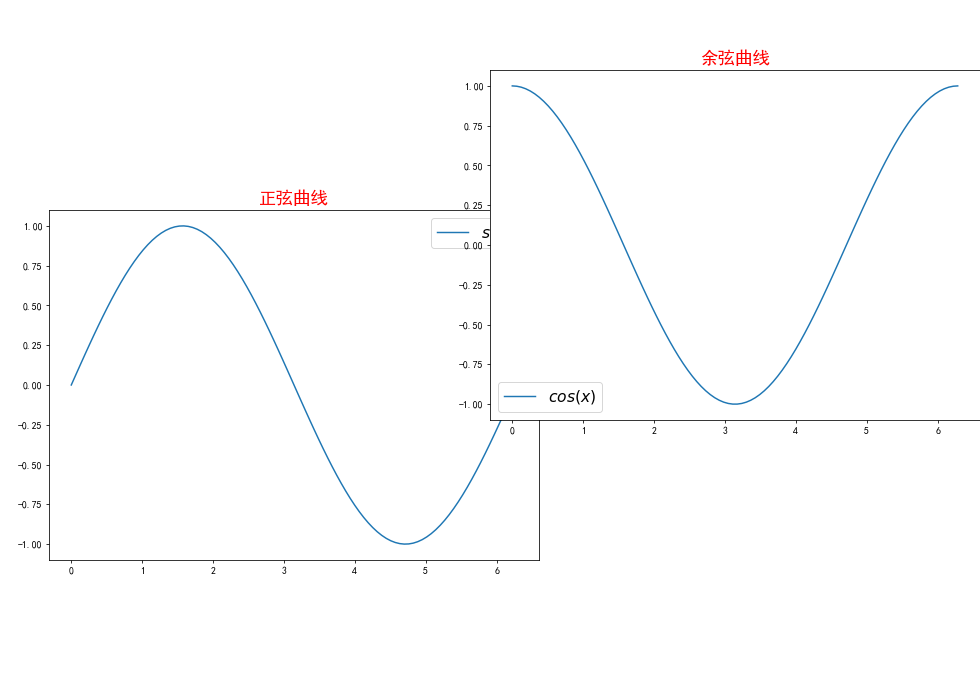

Generate this figure with Python:
# -*- coding: utf-8 -*-


import numpy as np
import matplotlib.pyplot as plt

# 折线图
# 设置图片大小和像素
myfig = plt.figure(2, figsize=(14, 10), dpi=70)

# 用来正常显示中文标签
plt.rcParams['font.sans-serif'] = ['SimHei']
# 用来正常显示负号
plt.rcParams['axes.unicode_minus'] = False

# 使用图像坐标添加子图对象位置
ax1 = myfig.add_axes([0.05, 0.2, 0.5, 0.5])
# [x坐标起点，y坐标起点，x图宽，y图宽]
ax2 = myfig.add_axes([0.5, 0.4, 0.5, 0.5])

x = np.linspace(0, 2*np.pi, 100, endpoint=True)
y = np.sin(x)

ax1.plot(x, np.sin(x), label='$sin(x)$')
ax1.set_title('正弦曲线', color='red', fontsize=18)
ax1.legend(loc='best', fontsize=16)

ax2.plot(x, np.cos(x), label='$cos(x)$')
ax2.set_title('余弦曲线', color='red', fontsize=18)
ax2.legend(loc='best', fontsize=16)

myfig.set_facecolor([0, 1, 0, 0.5])

myfig.savefig('matplotlib_02.png')
myfig.show()
